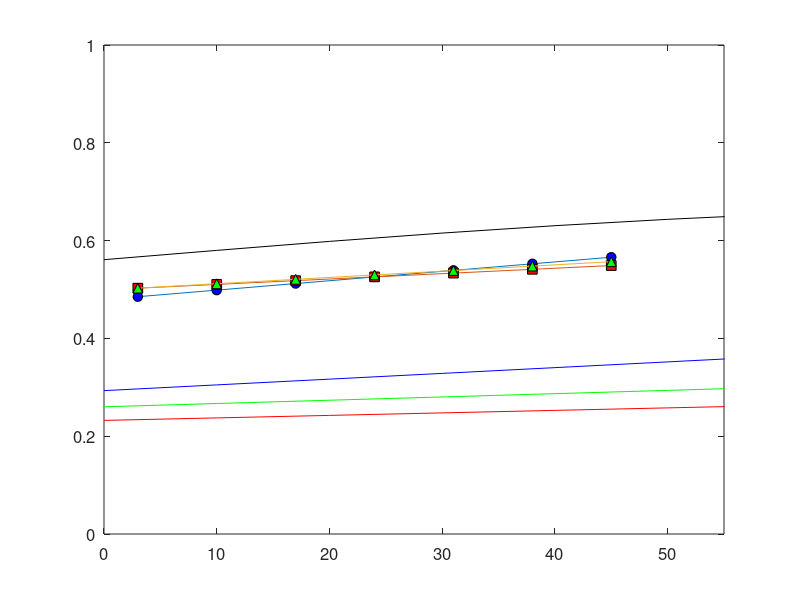
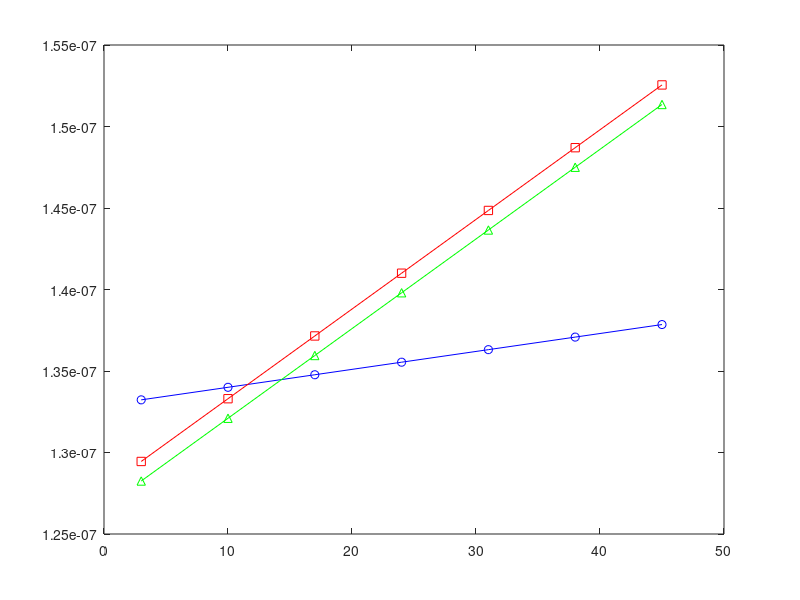

The MATLAB script that drew these images, in order: (Note: this script raises an error after producing the figures.)
k0_p = 0.4795;
k1_p = 0.001923
a0_p = 0.1329;
a1_p = 0.00011;
k0_m = 0.4994;
k1_m = 0.001102;
a0_m = 0.1278;
a1_m = 0.00055;
k0_c = 0.4989;
k1_c = 0.001288;
a0_c = 0.1266;
a1_c = 0.00055;
T = linspace(3,45,7);
k_p = k0_p + (k1_p)*T;
k_m =  k0_m + (k1_m)*T;
k_c =  k0_c + (k1_c)*T;
a_p =  a0_p + (a1_p)*T;
a_p = a_p/(1000)^2;
a_c =  (a0_c + (a1_c)*T)/(1000)^2;
a_m =  (a0_m + (a1_m)*T)/(1000)^2;

C_k=3924;
C_w=4208;


plot(T,k_p,'-o','LineWidth',0.5,'MarkerEdgeColor',[0 0 0],'MarkerFaceColor','b', 'MarkerSize',7);
hold on
plot(T,k_m,'-s','LineWidth',0.5,'MarkerEdgeColor',[0 0 0],'MarkerFaceColor','r', 'MarkerSize',7);
hold on
plot(T,k_c,'-^','LineWidth',0.5,'MarkerEdgeColor',[0 0 0],'MarkerFaceColor','g', 'MarkerSize',7);
figure
plot(T,a_p,'-ob');
hold on
plot(T,a_m,'-sr');
plot(T,a_c,'-^g');

%thermal conductivity of water from 0C to 100C
tw = [0 10 20 30 40 50 60 70 80 90 100];
kw = [0.561 0.580 0.5984 0.6154 0.6305 0.6435 0.6543 0.6631 0.67 0.6753 0.6791];
Km = k0_m + (k1_m)*tw;
Kc =  k0_c + (k1_c)*tw;
Kp = k0_p + (k1_p)*tw;
%assume equal densities of water and dry material
%volume fraction of dry material 
v2 = 0.173

%volume fraction of water
v1 =0.827

k2m = ((-(v1/v2)*((kw-Km)/(kw+2*Km))*2*Km)+Km)/(1+(v1/v2)*((kw-Km)/(kw+2*Km)));
k2c = ((-(v1/v2)*((kw-Kc)/(kw+2*Kc))*2*Kc)+Kc)/(1+(v1/v2)*((kw-Kc)/(kw+2*Kc)));
k2p = ((-(v1/v2)*((kw-Kp)/(kw+2*Kp))*2*Kp)+Kp)/(1+(v1/v2)*((kw-Kp)/(kw+2*Kp)));

c2m = ((-(v1/v2)*((C_w-C_k)/(C_w+2*C_k))*2*C_k)+C_k)/(1+(v1/v2)*((C_w-C_k)/(C_w+2*C_k)))


figure(1)
hold on
plot(tw,k2p,'-b')
plot(tw,k2m,'-r')
plot(tw,k2c,'-g')

hold on
plot(tw,kw,'k')

set(gcf, 'Units', 'inches');
set(gcf, 'Position', [0, 0, 6.83, 6]);
set(gcf, 'PaperSize', [6.83 6]);
set(gca,'Fontsize',12,'linewidth',0.5);
xlim([0 55]);
ylim([0 1]);
box on
colordef white
hold on
ylabel('Thermal Conductivity');
xlabel('Temperature, {\circ}C');
h_legend = legend('k_{measured}, pelvis','k_{measured}, medulla', 'k_{measured}, cortex','k_{calculated}, pelvis dry material', 'k_{calculated}, medulla dry material','k_{calculated}, cortex dry material','k_{measured}, water')
legend('boxoff')
set(h_legend,'FontSize',12);

load ('C:\Users\Student\Desktop\3omega\Transient Hot Wire\M22\TH_M22_s44_06_28_16_T4.mat')

Gs = vertcat(G(1:48,:),G(66:end,:));
km22f = polyfit(Gs(:,4),Gs(:,1),4)
km22 = polyval(km22f,G(:,4))
figure
plot(G(:,4),G(:,1),'ob')
hold on

plot(G(:,4),km22,'-r')
hold on

xlim([-140 55]);
ylim([0 1]);

plot(tw,k2p,'-b')
plot(tw,k2m,'-r')
plot(tw,k2c,'-g')

